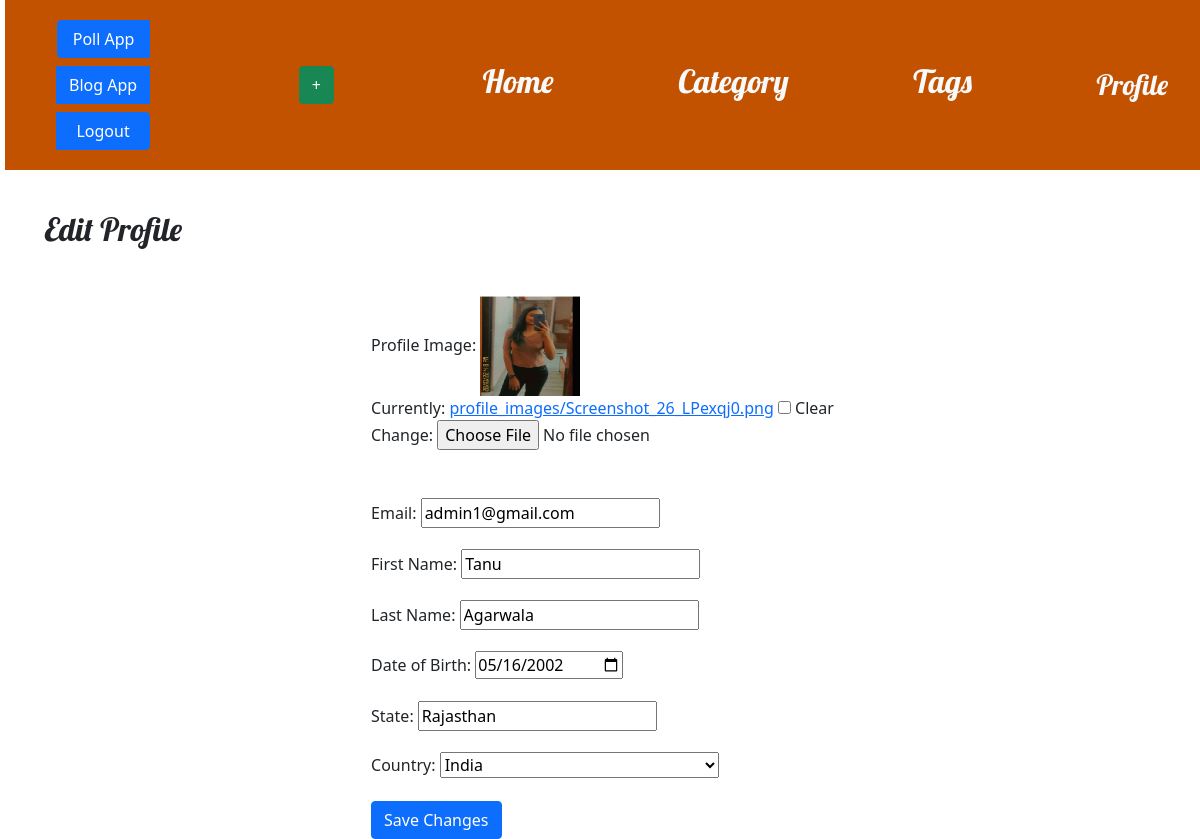
The page /edit_profile/ (signed in) on the database its author committed.
### blog/models.py (models this page shows, shortened)
class User(AbstractUser):
   gender = models.CharField(max_length=1,choices= Gender_choices ,blank=True)
   country = models.CharField(max_length=2 ,choices= Country_choices, blank=True,default= 'IN')
   dob = models.DateField(null=False, blank=False, default=timezone.now)
   state = models.CharField(max_length=20 , blank= True)
   image= models.ImageField(upload_to='profile_images/'  , blank=True , default=None)

### blog/views.py (the view)
# urls.py: path('edit_profile/' ,views.edit_profile,name='edit_profile'),
def edit_profile(request):
    user = request.user
    if request.method == 'POST':
        form = CustomUserChangeForm(request.POST,request.FILES, instance=request.user)
        if form.is_valid():
            form.save()
            return redirect('blog:user_detail'  ,username=user.username)
    else:
        form = CustomUserChangeForm(instance=request.user)
    return render(request, 'blog/edit_profile.html', {'form': form})

### blog/forms.py
class CustomUserChangeForm(UserChangeForm):
    class Meta:
        model = User
        fields = ("email" ,"first_name" , "last_name" , "state", "country", "dob" , 'gender' , 'image' )
        widgets ={
            'dob': forms.widgets.DateInput(attrs={'type': 'date'})
        }

### blog/authentication_backend.py (called while the page is built)
    def get_user(self, user_id):
        UserModel = get_user_model()
        try:
            return UserModel.objects.get(pk=user_id)
        except UserModel.DoesNotExist:
            return None

### blog/templates/blog/edit_profile.html (shortened to what this page needs)
{% extends 'blog/base.html' %}
{% load static %}
{% block content %}
<h2 class="mb-4">Edit Profile</h2>
<div class="container mt-5 mx-auto d-flex align-items-center justify-content-center">
    <form method="post" enctype="multipart/form-data">
        <div class="mb-5" >
            <label for="{{ form.image.id_for_label }}" class="form-label">Profile Image:</label>
            {% if form.image.value %}
                <img src="/media/{{ form.image.value }}" width="100px" height="100px" alt="Profile Image">
            {% endif %}
            <br>
            <div class="mb-3"> {{ form.image }}</div>
        </div>
        <div class="mb-3">
            <label for="{{ form.email.id_for_label }}" class="form-label">Email:</label>
            {{ form.email }}
        </div>
        <div class="mb-3">
            <label for="{{ form.first_name.id_for_label }}" class="form-label">First Name:</label>
            {{ form.first_name }}
        </div>
        <div class="mb-3">
            <label for="{{ form.last_name.id_for_label }}" class="form-label">Last Name:</label>
            {{ form.last_name }}
        </div>
        <div class="mb-3">
            <label for="{{ form.dob.id_for_label }}" class="form-label">Date of Birth:</label>
            {{form.dob}}
        </div>
        <div class="mb-3">
            <label for="{{ form.state.id_for_label }}" class="form-label">State:</label>
            {{ form.state }}
        </div>
        <div class="mb-3">
            <label for="{{ form.country.id_for_label }}" class="form-label">Country:</label>
            {{ form.country }}
        </div>
        <div class="row">
            <div class="col-md-12">
                <button type="submit" class="btn btn-primary">Save Changes</button>
            </div>
        </div>
    </form>
</div>
{% endblock %}

### blog/static/css/blog.css (style rules this page uses)
body { padding-left: 5px; }
h1, h2, h3, h4 { font-family: 'Lobster', cursive; }

### rows shown on the page
User: image.value (picture), email "admin1@gmail.com", first_name "Tanu", last_name "Agarwala", dob "05/16/2002", state "Rajasthan", country "India"
